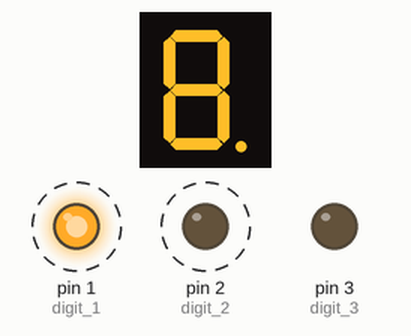
This sketch was run on a simulated Arduino Uno, built with avr-gcc and run on an emulated ATmega328P. Shown: 1-digit seven-segment display, output pins drawn as LEDs (lit = HIGH). Wiring (inferred from the names in the program): 1-digit 7-segment display, segments lit when HIGH: segments pin 6, pin 7, pin 8, pin 9, pin 10, pin 11, pin 12, pin 13. Dashed ring = blinking. The segment pins are drawn as the display they are named for; pins used as bus, display or sensor lines are not drawn.

Above: at 0.1 s.
Timing chart, 0 to 130.0 s (numbered marks = the images above):
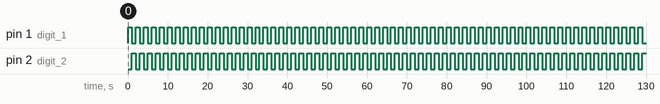

The sketch:

D_8_v_1_0.ino
```cpp
/*
  File: D_8_v_10
  Behavior: 7-seg LED
  Ports used:

  Date: 2013/05/03 20:15:36

*/

/* Segment: a,b,c  */
const int LED_a =  6;    // Port 13 => Output (Connect the anode of the LED to this port)
const int LED_b =  7;    // Port 13 => Output (Connect the anode of the LED to this port)
const int LED_c =  8;    // Port 13 => Output (Connect the anode of the LED to this port)

const int LED_d =  9;    // Port 13 => Output (Connect the anode of the LED to this port)
const int LED_e =  10;    // Port 13 => Output (Connect the anode of the LED to this port)
const int LED_f =  11;    // Port 13 => Output (Connect the anode of the LED to this port)

const int LED_g  =  12;    // Port 13 => Output (Connect the anode of the LED to this port)
const int LED_dp =  13;    // Port 13 => Output (Connect the anode of the LED to this port)

const int digit_1 =  1;    // Port 13 => Output (Connect the anode of the LED to this port)
const int digit_2 =  2;    // Port 13 => Output (Connect the anode of the LED to this port)
const int digit_3 =  3;    // Port 13 => Output (Connect the anode of the LED to this port)

void setup()
{
	pinMode(LED_a, OUTPUT);
	pinMode(LED_b, OUTPUT);
	pinMode(LED_c, OUTPUT);

	pinMode(LED_d, OUTPUT);
	pinMode(LED_e, OUTPUT);
	pinMode(LED_f, OUTPUT);

	pinMode(LED_g, OUTPUT);
	pinMode(LED_dp, OUTPUT);

	pinMode(digit_1, OUTPUT);
	pinMode(digit_2, OUTPUT);
	pinMode(digit_3, OUTPUT);

    //pinMode(LED, OUTPUT);

}

void loop()
{
	// Digit 1
	digitalWrite(LED_a, HIGH);
	digitalWrite(LED_b, HIGH);
	digitalWrite(LED_c, HIGH);

	digitalWrite(LED_d, HIGH);
	digitalWrite(LED_e, HIGH);
	digitalWrite(LED_f, HIGH);

	digitalWrite(LED_g, HIGH);
	digitalWrite(LED_dp, HIGH);

	digitalWrite(digit_1, HIGH);
	digitalWrite(digit_2, LOW);
	digitalWrite(digit_3, LOW);

    //digitalWrite(LED, HIGH);
    delay(1000);

	// Digit 2
	digitalWrite(LED_a, HIGH);
	digitalWrite(LED_b, HIGH);
	digitalWrite(LED_c, HIGH);

	digitalWrite(LED_d, HIGH);
	digitalWrite(LED_e, HIGH);
	digitalWrite(LED_f, HIGH);

	digitalWrite(LED_g, HIGH);
	digitalWrite(LED_dp, HIGH);

	digitalWrite(digit_1, LOW);
	digitalWrite(digit_2, HIGH);
	digitalWrite(digit_3, LOW);

    //digitalWrite(LED, LOW);
    delay(1000);

}
```

Measured:
- by itself, pin 1 (digit_1), pin 2 (digit_2): alternates HIGH for 1.0 s and LOW for 1.0 s
